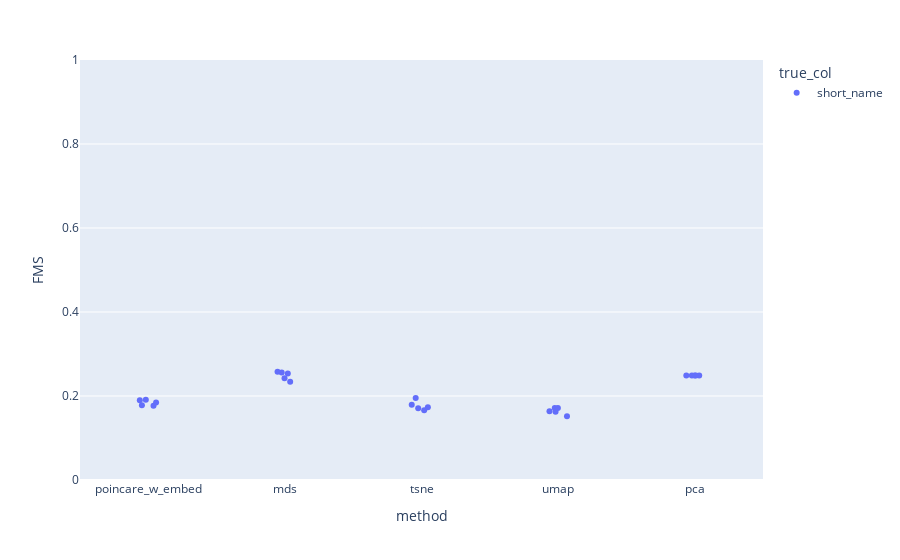

Write notebook code for a chart like this one.
### Markdown cell above
### Test FMS Scores

### Code cell
fig = px.strip(df_results_clust, x='method', y='FMS', color = "true_col")
fig.update_yaxes(range = [0,1])
fig.show()

# Need to add the original poincaré method

### Figure 1 — Plotly figure (JSON) as saved in the notebook; plotly's stock layout.template omitted (floating-point values rounded to 4 significant figures)
{"data": [{"alignmentgroup": "True", "boxpoints": "all", "fillcolor": "rgba(255,255,255,0)", "hoveron": "points", "hovertemplate": "true_col=short_name<br>method=%{x}<br>FMS=%{y}<extra></extra>", "legendgroup": "short_name", "line": {"color": "rgba(255,255,255,0)"}, "marker": {"color": "#636efa"}, "name": "short_name", "offsetgroup": "short_name", "orientation": "v", "pointpos": 0, "showlegend": true, "type": "box", "x": ["poincare_w_embed", "mds", "tsne", "umap", "pca", "poincare_w_embed", "mds", "tsne", "umap", "pca", "poincare_w_embed", "mds", "tsne", "umap", "pca", "poincare_w_embed", "mds", "tsne", "umap", "pca", "poincare_w_embed", "mds", "tsne", "umap", "pca"], "x0": " ", "xaxis": "x", "y": [0.1846, 0.2537, 0.1706, 0.1521, 0.2491, 0.1911, 0.2423, 0.166, 0.1713, 0.2491, 0.1777, 0.2562, 0.1953, 0.1713, 0.2491, 0.1767, 0.2575, 0.1735, 0.1625, 0.2491, 0.1897, 0.2341, 0.1789, 0.1635, 0.2491], "y0": " ", "yaxis": "y"}], "layout": {"boxmode": "group", "legend": {"title": {"text": "true_col"}, "tracegroupgap": 0}, "margin": {"t": 60}, "xaxis": {"anchor": "y", "domain": [0, 1], "title": {"text": "method"}}, "yaxis": {"anchor": "x", "domain": [0, 1], "range": [0, 1], "title": {"text": "FMS"}}}}
